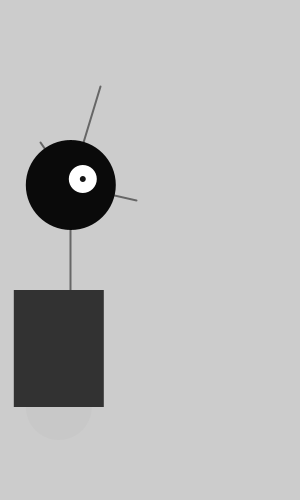
Frame 1 (no input)
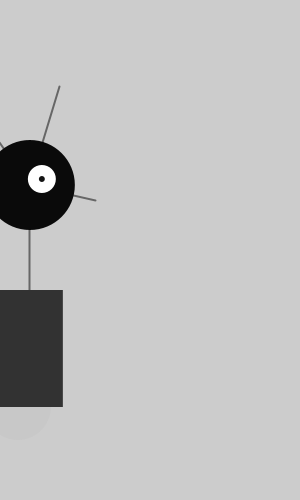
Frame 60 (the mouse pressed at the canvas centre just before this capture)
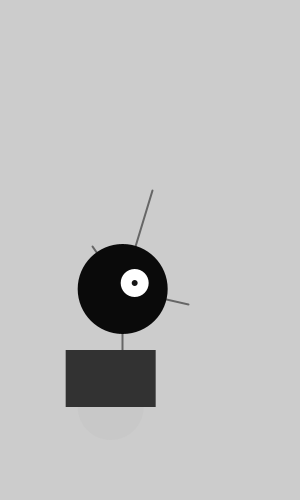
Frame 120 (the mouse held since frame 60 and released just before this capture)

The Processing sketch that drew these frames (run headless with seeded random() and noise(); from frame 60 on, the mouse is pressed at the canvas centre):

// Processing sketch: processing_102156
// ── processing_102156.pde

float x = 60; // X-coordinate
float y = 440; // Y-coordinate
int radius = 45; // Head Radius
int bodyHeight = 160; // Body Height
int neckHeight = 60; // Neck Height
float easing = 0.02;
void setup() {
size(300, 500);
smooth();
strokeWeight(2);
ellipseMode(RADIUS);
}
void draw() {
int targetX = mouseX;
x += (targetX - x) * easing;
if (mousePressed) {
neckHeight = 16;
bodyHeight = 90;
} else {
neckHeight = 60;
bodyHeight = 150;
}
float ny = y - bodyHeight - neckHeight - radius;
background(204);
// Neck
stroke(102);
line(x+12, y-bodyHeight, x+12, ny);
// Antennae
line(x+12, ny, x-18, ny-43);
line(x+12, ny, x+42, ny-99);
line(x+12, ny, x+78, ny+15);
// Body
noStroke();
fill(200);
ellipse(x, y-33, 33, 33);
fill(50);
rect(x-45, y-bodyHeight, 90, bodyHeight-33);
// Head
fill(10);
ellipse(x+12, ny, radius, radius);
fill(255);
ellipse(x+24, ny-6, 14, 14);
fill(20);
ellipse(x+24, ny-6, 3, 3);
}
